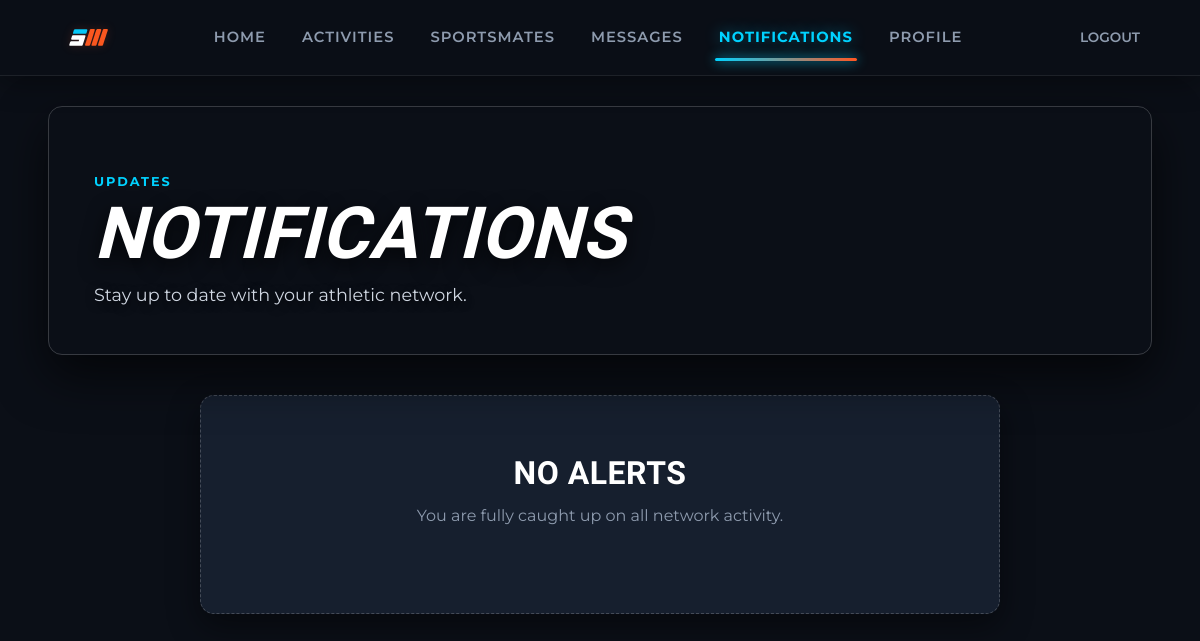
The page /notifications (signed in) on the database as committed earlier.
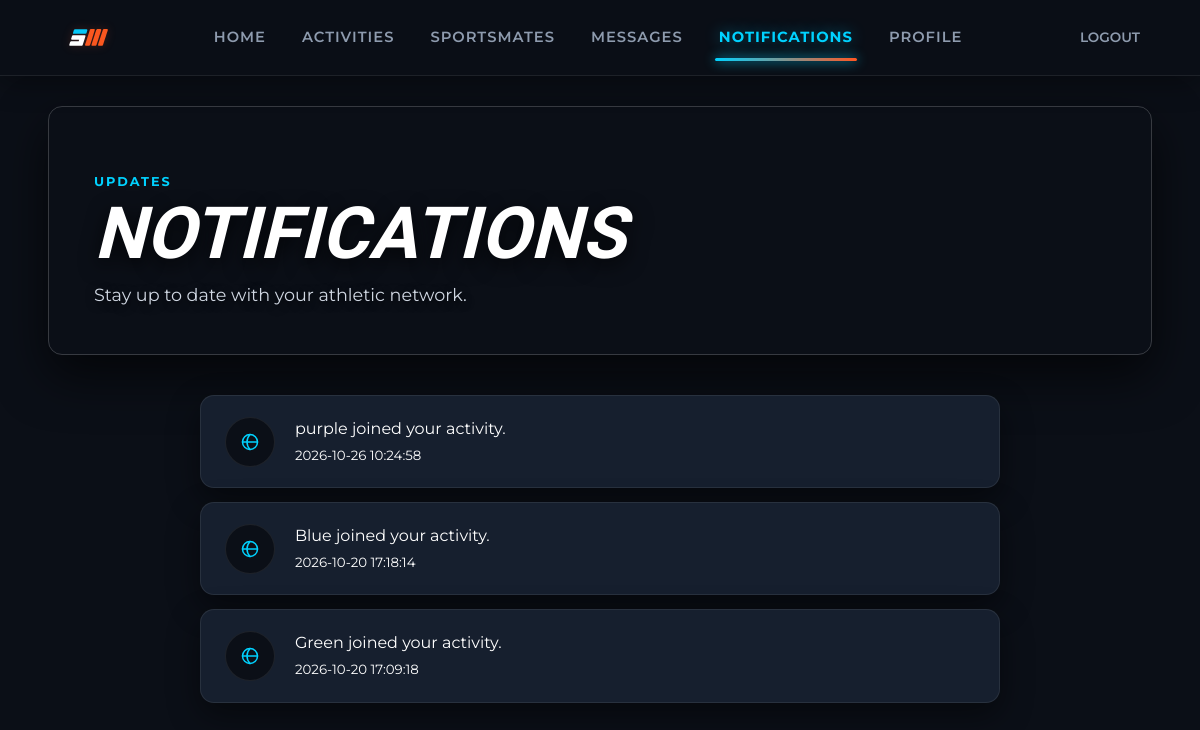
The same page on the database as committed later.
### tables this page shows
CREATE TABLE notifications (
        id INTEGER PRIMARY KEY AUTOINCREMENT,
        user_id INTEGER NOT NULL,
        type TEXT NOT NULL,
        message TEXT NOT NULL,
        related_id INTEGER,
        is_read INTEGER DEFAULT 0,
        created_at TIMESTAMP DEFAULT CURRENT_TIMESTAMP,
        FOREIGN KEY (user_id) REFERENCES users(id) ON DELETE CASCADE
    );

### app.py (the view)
@app.route("/notifications")
def notifications():
    if not login_required():
        return redirect(url_for("login"))
    db = get_db()
    notifications_list = db.execute("""
        SELECT *
        FROM notifications
        WHERE user_id = ?
        ORDER BY created_at DESC
    """, (
        session["user_id"],
    )).fetchall()
    db.execute("""
        UPDATE notifications
        SET is_read = 1
        WHERE user_id = ?
    """, (
        session["user_id"],
    ))
    db.commit()
    db.close()
    return render_template(
        "notifications.html",
        notifications=notifications_list
    )

### app.py (called while the page is built)
def current_user():
    if "user_id" not in session:
        return None
    db = get_db()
    user = db.execute(
        "SELECT * FROM users WHERE id = ?",
        (session["user_id"],)
    ).fetchone()
    db.close()
    return user

def login_required():
    return "user_id" in session

def get_unread_notifications():
    if not login_required():
        return 0
    db = get_db()
    result = db.execute("""
        SELECT COUNT(*) AS count
        FROM notifications
        WHERE user_id = ? AND is_read = 0
    """, (session["user_id"],)).fetchone()
    db.close()
    return result["count"]

@app.context_processor
def inject_globals():
    return {
        "current_user": current_user(),
        "notification_count": get_unread_notifications()
    }

### database.py (called while the page is built)
def get_db():
    conn = sqlite3.connect(DB_PATH)
    conn.row_factory = sqlite3.Row
    conn.execute("PRAGMA foreign_keys = ON")
    return conn

### templates/notifications.html (shortened to what this page needs)
{% extends "base.html" %}
{% block content %}
<section class="page-header">
    <div>
        <span class="eyebrow">UPDATES</span>
        <h1>Notifications</h1>
        <p>Stay up to date with your athletic network.</p>
    </div>
</section>
<div class="notification-list">
    {% for notification in notifications %}
    <article class="notification-card {% if not notification.is_read %}unread{% endif %}">
        <div class="notification-icon">
            {% if notification.type == "message" %}
                <svg class="app-icon" viewBox="0 0 24 24" fill="none" stroke="currentColor" stroke-width="2" stroke-linecap="round" stroke-linejoin="round"><path d="m3 21 1.9-5.7a8.5 8.5 0 1 1 3.8 3.8z"/></svg>
            {% else %}
                <svg class="app-icon" viewBox="0 0 24 24" fill="none" stroke="currentColor" stroke-width="2" stroke-linecap="round" stroke-linejoin="round"><circle cx="12" cy="12" r="10"/><path d="M12 2a14.5 14.5 0 0 0 0 20"/><path d="M2 12h20"/></svg>
            {% endif %}
        </div>
        <div>
            <p>{{ notification.message }}</p>
            <small>{{ notification.created_at }}</small>
        </div>
    </article>
    {% else %}
    <div class="empty-state">
        <h3>No alerts</h3>
        <p>You are fully caught up on all network activity.</p>
    </div>
    {% endfor %}
</div>
{% endblock %}

### templates/base.html (shortened to what this page needs)
<!DOCTYPE html>
<html lang="en">
<head>
    <link rel="stylesheet" href="{{ url_for('static', filename='css/style.css') }}?v=3.0">
</head>
<body>
<header class="topbar">
    <a href="{{ url_for('index') }}" class="logo-link">
        <img src="{{ url_for('static', filename='images/logo.svg') }}" alt="SportsMate Logo" class="custom-logo">
    </a>
    {% if current_user %}
    <nav class="desktop-nav">
        <a href="{{ url_for('dashboard') }}" class="{% if request.endpoint == 'dashboard' %}active{% endif %}">Home</a>
        <a href="{{ url_for('activities') }}" class="{% if request.endpoint in ['activities', 'activity_detail', 'create_activity'] %}active{% endif %}">Activities</a>
        <a href="{{ url_for('mates') }}" class="{% if request.endpoint in ['mates', 'connections'] %}active{% endif %}">SportsMates</a>
        <a href="{{ url_for('messages') }}" class="{% if request.endpoint in ['messages', 'conversation'] %}active{% endif %}">Messages</a>
        <a href="{{ url_for('notifications') }}" class="{% if request.endpoint == 'notifications' %}active{% endif %}">
            Notifications
        </a>
        <a href="{{ url_for('profile', user_id=current_user.id) }}" class="{% if request.endpoint in ['profile', 'edit_profile'] %}active{% endif %}">Profile</a>
    </nav>
    <a href="{{ url_for('logout') }}" class="logout-link">Logout</a>
    {% else %}
    <nav class="desktop-nav">
        <a href="{{ url_for('login') }}" class="{% if request.endpoint == 'login' %}active{% endif %}">Login</a>
        <a href="{{ url_for('register') }}" class="nav-button {% if request.endpoint == 'register' %}active-cta{% endif %}">Join SportsMate</a>
    </nav>
    {% endif %}
</header>
<main class="main-container">
    {% block content %}{% endblock %}
</main>
</body>
</html>

Rows that differ between the two databases and show on the page:
added notifications: type "activity" (drawn), message "purple joined your activity.", created_at "2026-10-26 10:24:58"
added notifications: type "activity" (drawn), message "Blue joined your activity.", created_at "2026-10-20 17:18:14"
added notifications: type "activity" (drawn), message "Green joined your activity.", created_at "2026-10-20 17:09:18"
Other text that changed with them:
text no longer shown: "NO ALERTS You are fully caught up on all network activity."
